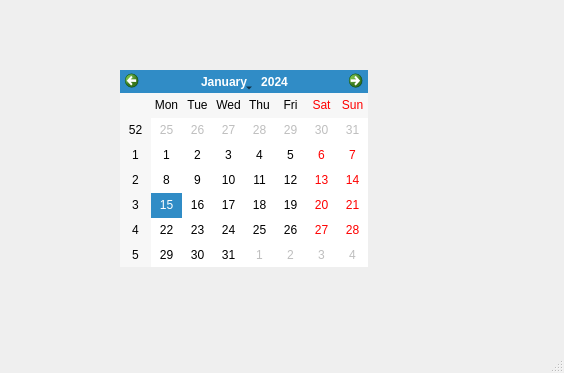
<?xml version="1.0" encoding="UTF-8"?>
<ui version="4.0">
 <class>MainWindow</class>
 <widget class="QMainWindow" name="MainWindow">
  <property name="geometry">
   <rect>
    <x>0</x>
    <y>0</y>
    <width>564</width>
    <height>373</height>
   </rect>
  </property>
  <property name="windowTitle">
   <string>MainWindow</string>
  </property>
  <widget class="QWidget" name="centralwidget">
   <widget class="QCalendarWidget" name="calendarWidget">
    <property name="geometry">
     <rect>
      <x>120</x>
      <y>70</y>
      <width>248</width>
      <height>197</height>
     </rect>
    </property>
   </widget>
  </widget>
  <widget class="QMenuBar" name="menubar">
   <property name="geometry">
    <rect>
     <x>0</x>
     <y>0</y>
     <width>564</width>
     <height>23</height>
    </rect>
   </property>
  </widget>
  <widget class="QStatusBar" name="statusbar"/>
 </widget>
 <resources/>
 <connections/>
</ui>
